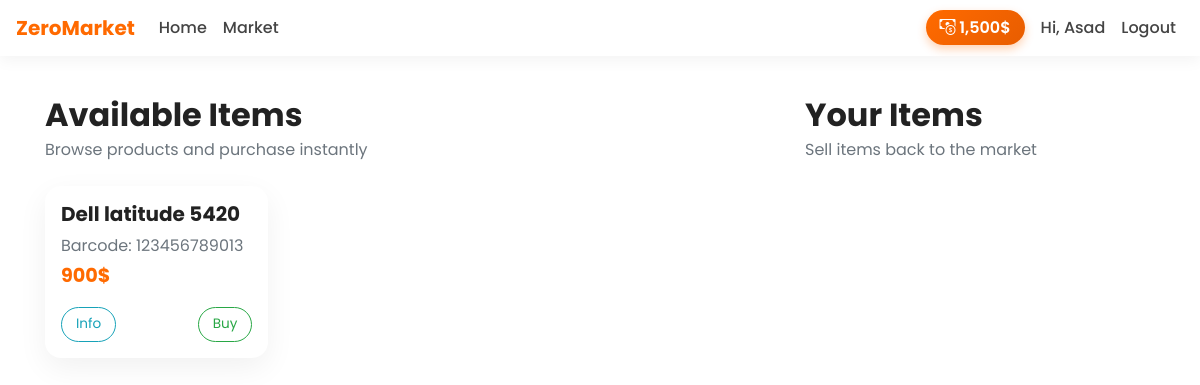
/market (signed in), run on an earlier commit of the app's database.
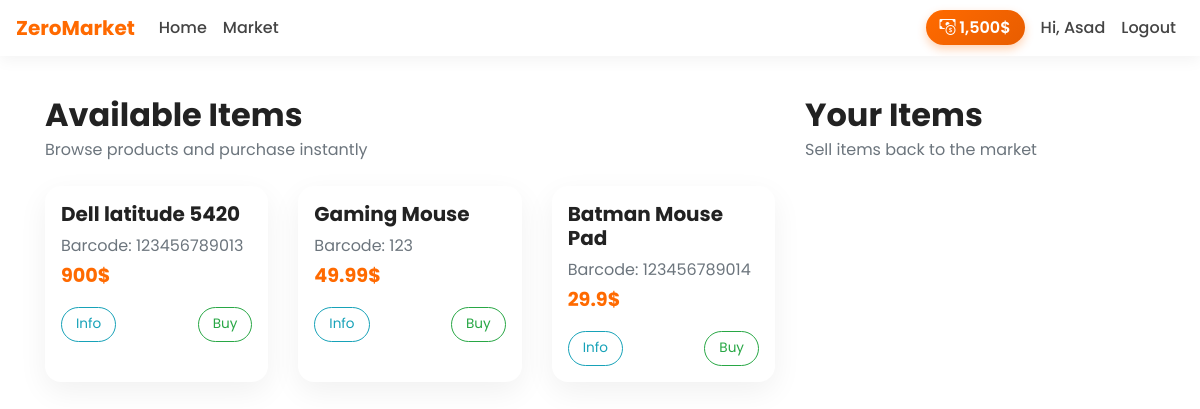
And on a later commit of the database.
### market/models.py (models this page shows, shortened)
class User(db.Model, UserMixin):
    id = db.Column(db.Integer(), primary_key = True)
    username = db.Column(db.String(length=30),  nullable = False, unique = True)
    email_address = db.Column(db.String(length=50), nullable = False, unique = True)
    password_hash = db.Column(db.String(length=60), nullable = False)
    budget = db.Column(db.Integer(), nullable= False, default = 1500)
    items = db.relationship('Item', backref = 'owned_user', lazy = True)
    @property
    def prettier_budget(self):
        if len(str(self.budget)) >=4:
            return f"{str(self.budget)[: -3]},{str(self.budget)[-3:]}$"
        else:
            return f"{self.budget}$"
    @property
    def password(self):
        return self.password

class Item(db.Model):
    id = db.Column(db.Integer(), primary_key = True)
    name = db.Column(db.String(length=30), nullable = False, unique = True)
    price = db.Column(db.Integer(), nullable = False)
    barcode = db.Column(db.String(length=12), nullable = False, unique = True)
    description = db.Column(db.String(length=1024), nullable = False, unique = True)
    owner = db.Column(db.Integer(), db.ForeignKey('user.id'))

### market/routes.py (the view, shortened to what this page needs)
@app.route("/market", methods = ['GET', 'POST'])
@login_required
def market_page():
    purchase_form = PurchaseItemForm()
    selling_form = SellItemForm()
    if request.method == "GET":
        items = Item.query.filter_by(owner=None)
        owned_items = Item.query.filter_by(owner=current_user.id)
        return render_template('market.html', items = items, purchase_form = purchase_form, owned_items = owned_items, selling_form = selling_form)

### market/models.py (called while the page is built)
@login_manager.user_loader
def load_user(user_id):
    return User.query.get(int(user_id))

### market/templates/market.html (shortened to what this page needs)
{% extends 'base.html' %}
{% block content %}
<div class="container">
  <div class="row">
    <div class="col-lg-8">
      <h2 class="market-title mb-1">Available Items</h2>
      <p class="text-muted mb-4">Browse products and purchase instantly</p>
      <div class="row">
        {% for item in items %}
        <div class="col-md-6 col-lg-4 mb-4">
          <div class="item-card p-3 h-100">
            <h5 class="font-weight-bold">{{ item.name }}</h5>
            <p class="text-muted mb-1">Barcode: {{ item.barcode }}</p>
            <p class="item-price mb-3">
              {{ item.price }}$
            </p>
            <div class="item-actions d-flex justify-content-between">
              <button class="btn btn-outline-info" data-toggle="modal" data-target="#Modal-MoreInfo-{{ item.id }}">
                Info
              </button>
              <button class="btn btn-outline-success" data-toggle="modal"
                data-target="#Modal-PurchaseConfirm-{{ item.id }}">
                Buy
              </button>
            </div>
          </div>
        </div>
        {% endfor %}
      </div>
    </div>
    <div class="col-lg-4 mt-5 mt-lg-0">
      <h2 class="market-title mb-1">Your Items</h2>
      <p class="text-muted mb-4">Sell items back to the market</p>
    </div>
  </div>
</div>
{% endblock %}

### market/templates/base.html (shortened to what this page needs)
<!doctype html>
<html lang="en">
<head>
    <link href="https://cdn.jsdelivr.net/npm/bootstrap@4.5.3/dist/css/bootstrap.min.css" rel="stylesheet">
    <link href="https://cdn.jsdelivr.net/npm/bootstrap-icons@1.11.0/font/bootstrap-icons.css" rel="stylesheet">
</head>
<body>
    <nav class="navbar navbar-expand-md fixed-top">
        <a class="navbar-brand" href="{{ url_for('home_page') }}">ZeroMarket</a>
        <div class="collapse navbar-collapse" id="navbarNav">
            <ul class="navbar-nav mr-auto">
                <li class="nav-item">
                    <a class="nav-link" href="{{ url_for('home_page') }}">Home</a>
                </li>
                <li class="nav-item">
                    <a class="nav-link" href="{{ url_for('market_page') }}">Market</a>
                </li>
            </ul>
            {% if current_user.is_authenticated %}
            <ul class="navbar-nav align-items-center">
                <li class="nav-item mr-2">
                    <span class="budget-badge">
                        <i class="bi bi-cash-coin"></i>
                        {{ current_user.prettier_budget }}
                    </span>
                </li>
                <li class="nav-item">
                    <a class="nav-link">Hi, {{ current_user.username }}</a>
                </li>
                <li class="nav-item">
                    <a class="nav-link text-danger" href="{{ url_for('logout_page') }}">Logout</a>
                </li>
            </ul>
            {% endif %}
        </div>
    </nav>
    <div style="height:80px;"></div>
    {% block content %}{% endblock %}
</body>
</html>

### market/templates/base.html (style rules this page uses)
:root { --orange: #ff6a00; --orange-dark: #e85d00; --light-bg: #ffffff; --text-dark: #222; }
body { font-family: 'Poppins', sans-serif; background-color: var(--light-bg); color: var(--text-dark); }
.navbar { background: white; box-shadow: 0 4px 15px rgba(0, 0, 0, 0.05); }
.navbar-brand { font-weight: 700; color: var(--orange) !important; }
.nav-link { position: relative; color: #444 !important; font-weight: 500; transition: all 0.3s ease; }
.nav-link::after { content: ""; position: absolute; width: 0; height: 2px; left: 0; bottom: 0; background-color: var(--orange); transition: width 0.3s ease; }
.budget-badge { color: white !important; background: linear-gradient(135deg, var(--orange), var(--orange-dark)); padding: 6px 14px; border-radius: 30px; font-weight: 600; box-shadow: 0 4px 10px rgba(255, 106, 0, 0.3); }

### market/templates/market.html (style rules this page uses)
.market-title { font-weight: 700; }
.item-card { border-radius: 16px; background: #ffffff; box-shadow: 0 10px 30px rgba(0, 0, 0, 0.06); transition: all 0.3s ease; overflow: hidden; }
.item-price { color: #ff6a00; font-weight: 700; font-size: 1.2rem; }
.item-actions .btn { border-radius: 30px; padding: 6px 14px; font-size: 0.85rem; transition: all 0.3s ease; }

What changed in the data, as far as the page shows it:
added Item: name "Gaming Mouse", barcode "123", price "49.99"
added Item: name "Batman Mouse Pad", barcode "123456789014", price "29.9"
